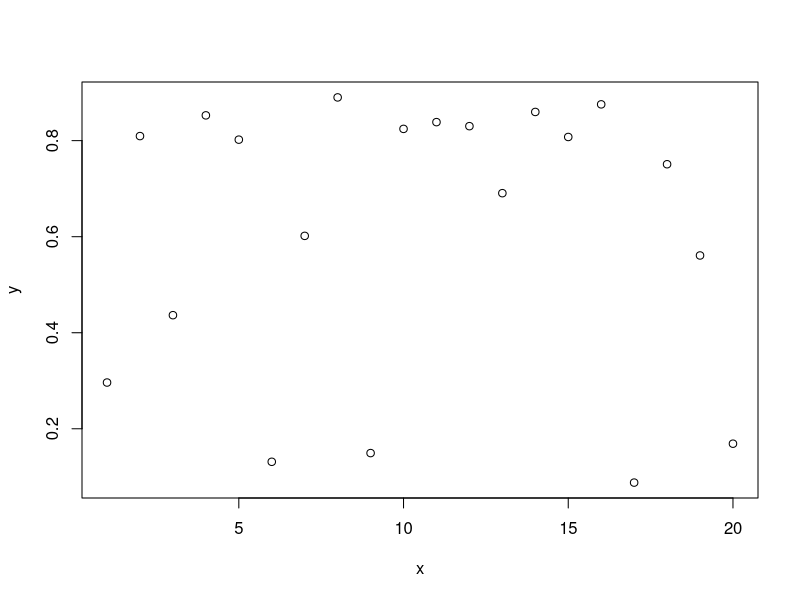

The R source for this figure:
#create new project
# new directory
#click "create git repository" 

# add random dataset
y<-runif(20)
x<-seq(1,20)
plot(y~x)

# Hey there! ;) I'm just adding some stuff here. 